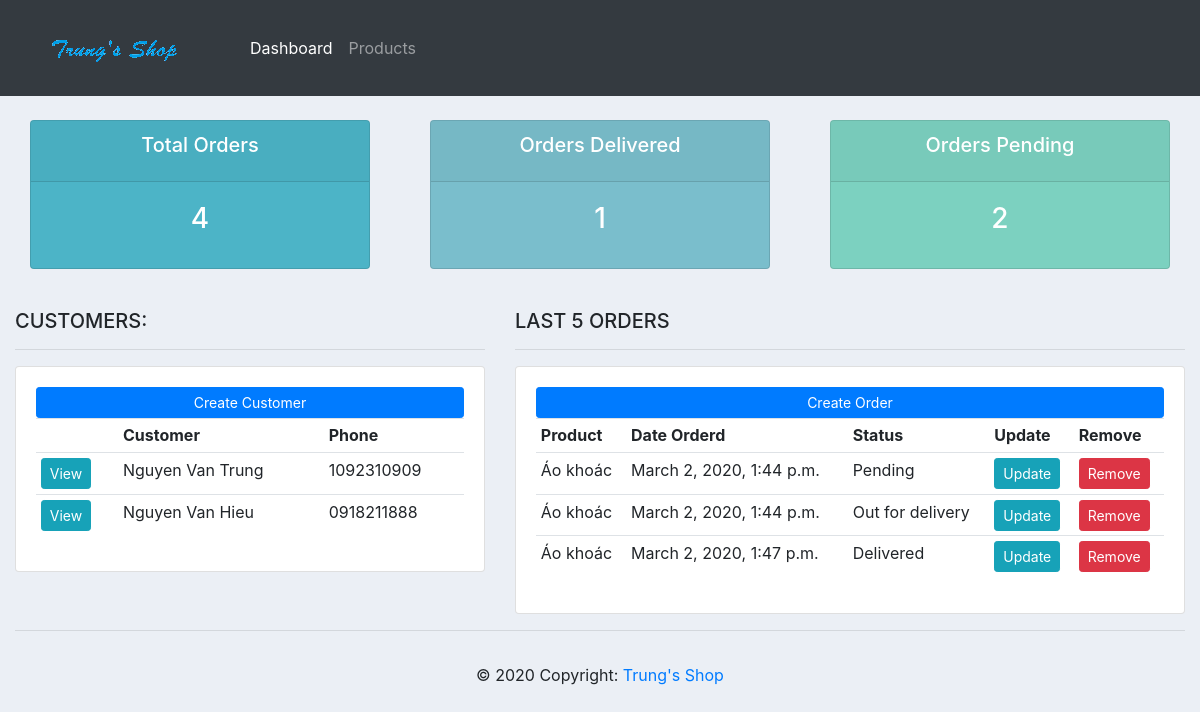
Before: / with the older database file.
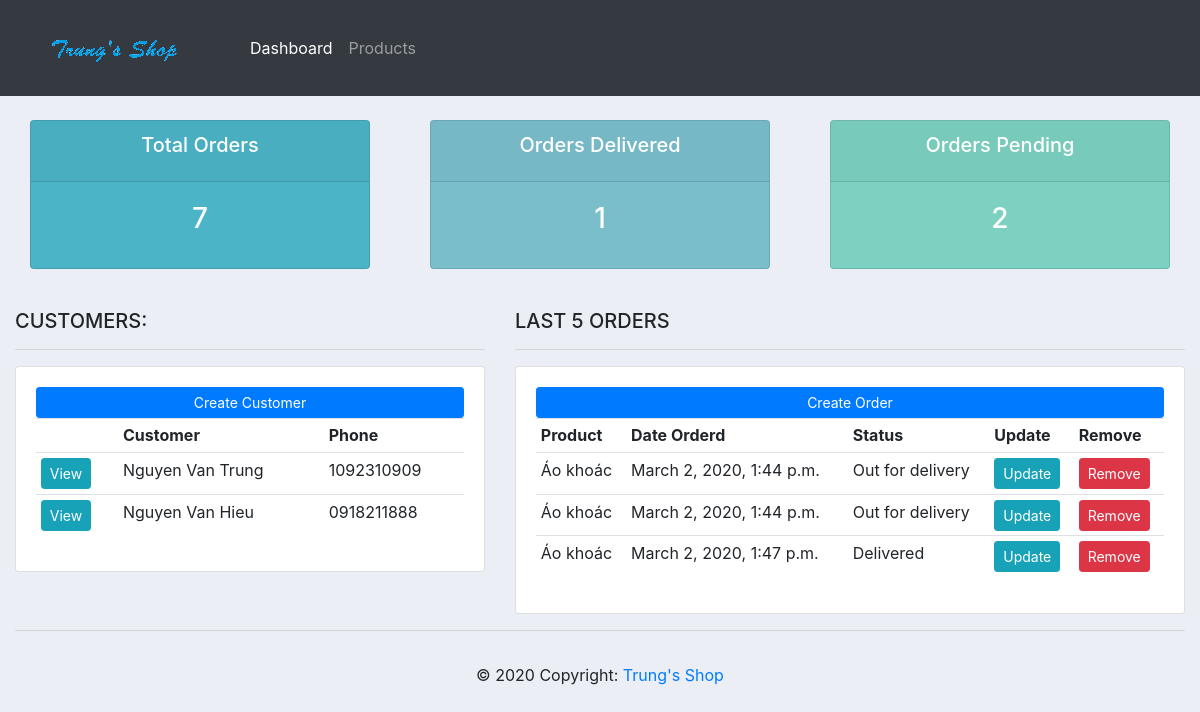
After: the same page with the newer database file.
### accounts/models.py (models this page shows, shortened)
class Order(models.Model):
    STATUS = (
			('Pending', 'Pending'),
			('Out for delivery', 'Out for delivery'),
			('Delivered', 'Delivered'),
			)
    customer = models.ForeignKey(Customer, null=True, on_delete=models.SET_NULL)
    product = models.ForeignKey(Product, null=True, on_delete=models.SET_NULL)
    date_created = models.DateTimeField(auto_now_add=True, null=True)
    status = models.CharField(max_length=200, null=True, choices=STATUS)

class Product(models.Model):
    CATEGORY = (
			('Indoor', 'Indoor'),
			('Out Door', 'Out Door'),
			)
    name = models.CharField(max_length=200, null=True)
    price = models.FloatField(null=True)
    category = models.CharField(max_length=200, null=True, choices=CATEGORY)
    description = models.CharField(max_length=200, null=True)
    date_created = models.DateTimeField(auto_now_add=True, null=True)
    tag = models.ManyToManyField(Tag)
    def __str__(self):
        return self.name

### accounts/views.py (the view)
# urls.py: path('', views.home, name='home'),
def home(request):
    orders = Order.objects.all()
    customers = Customer.objects.all()
    total_orders = orders.count()
    pending_orders = Order.objects.filter(status='Pending').count()
    delivered_orders = Order.objects.filter(status='Delivered').count()
    context = {'orders': orders[:3], 'customers': customers,
    'pending_orders': pending_orders, 'delivered_orders': delivered_orders, 'total_orders': total_orders }
    return render(request, 'accounts/dashboard.html', context)

### accounts/templates/accounts/dashboard.html
{% extends "accounts/main.html" %}
{% block content %}
{% include "accounts/status.html" %}
<br>
<div class="row">
	<div class="col-md-5">
		<h5>CUSTOMERS:</h5>
		<hr>
		<div class="card card-body">
			<a class="btn btn-primary  btn-sm btn-block" href="">Create Customer</a>
			<table class="table table-sm">
				<tr>
					<th></th>
					<th>Customer</th>
					<th>Phone</th>
				</tr>
				{% for customer in customers %}
				  	<tr>
						<td><a class="btn btn-sm btn-info" href="{% url 'customer' customer.id %}">View</a></td>
						<td>{{ customer.name }}</td>
						<td>{{ customer.phone }}</td>
					</tr>
				{% endfor %}
			</table>
		</div>
	</div>
	<div class="col-md-7">
		<h5>LAST 5 ORDERS</h5>
		<hr>
		<div class="card card-body">
			<a class="btn btn-primary  btn-sm btn-block" href="{% url 'create_order' %}">Create Order</a>
			<table class="table table-sm">
				<tr>
					<th>Product</th>
					<th>Date Orderd</th>
					<th>Status</th>
					<th>Update</th>
					<th>Remove</th>
				</tr>
				{% for order in orders %}
				<tr>
					<td>{{ order.product }}</td>
					<td>{{ order.date_created }}</td>
					<td>{{ order.status }}</td>
					<td><a class="btn btn-sm btn-info" href="{% url 'update_order' order.id %}">Update</a></td>
					<td><a class="btn btn-sm btn-danger" href="{% url 'delete_order' order.id %}">Remove</a></td>
				</tr>
				{% endfor %}
			</table>
		</div>
	</div>
</div>
{% endblock content %}

Changed rows visible on the page:
changed Order (number 1 of 3 on the later page): status "Pending" → "Out for delivery"
Other visible differences:
{{ total_orders }}: "4" → "7"
